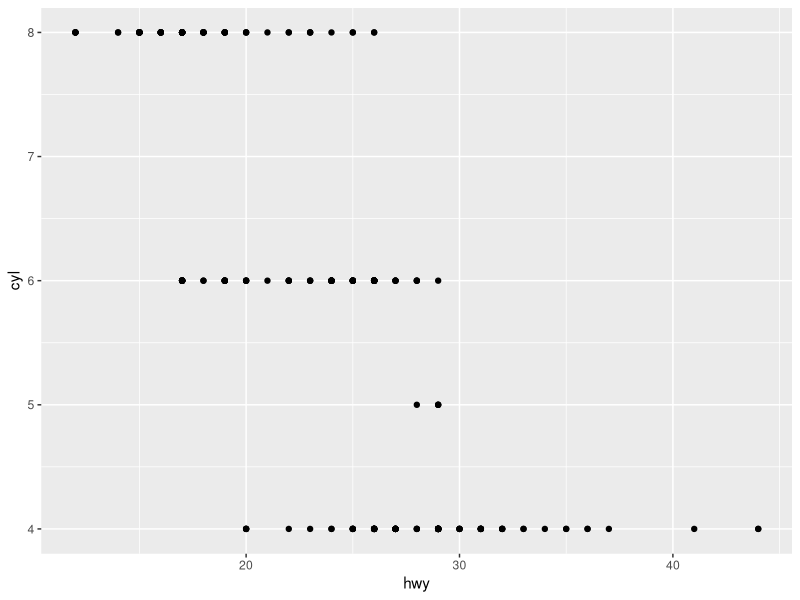
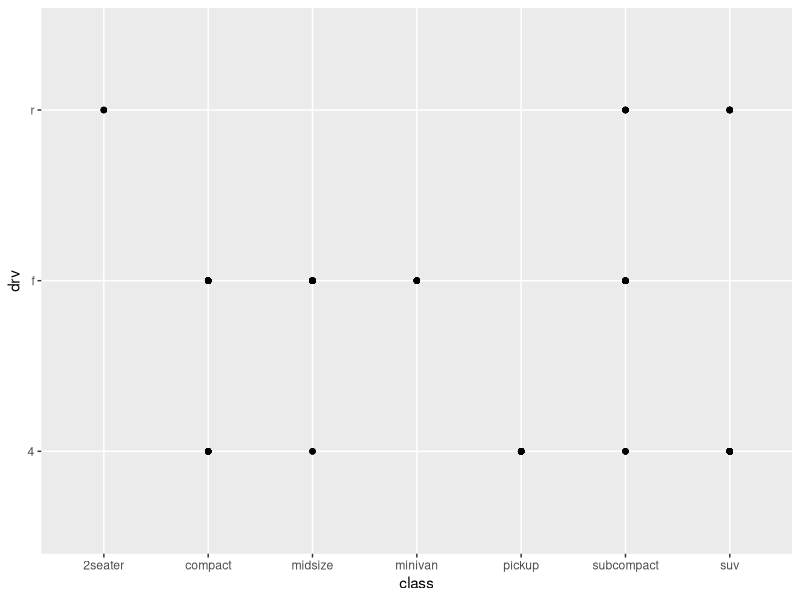
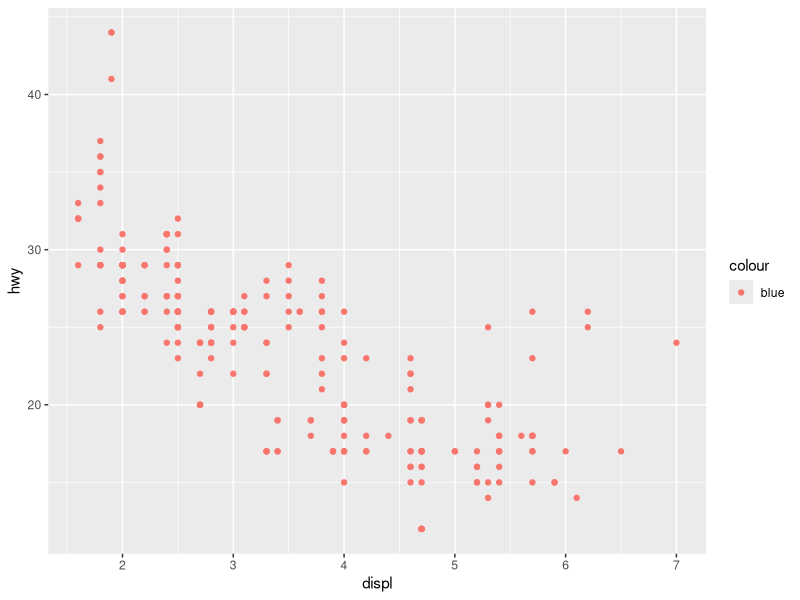
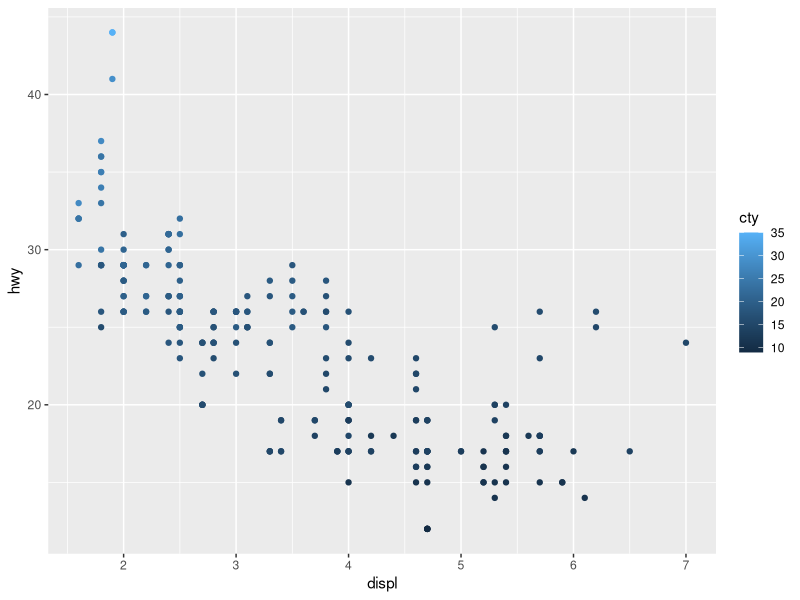
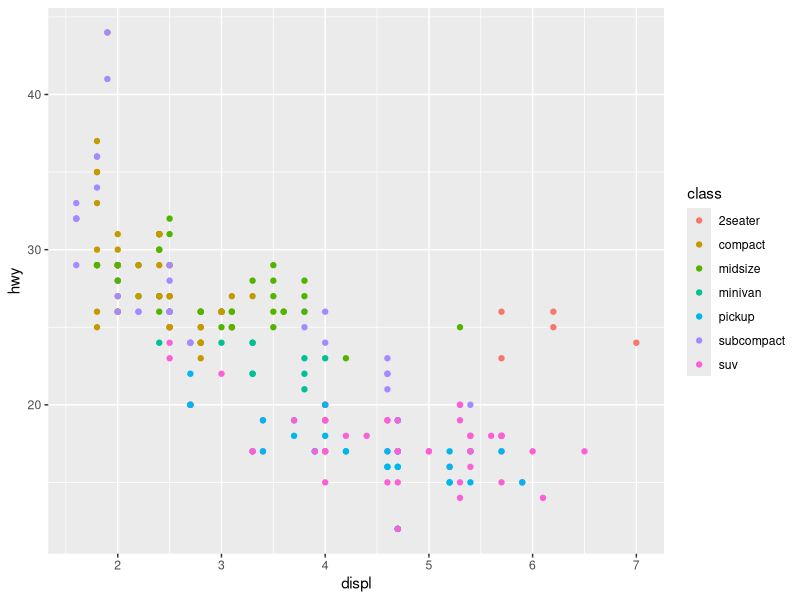
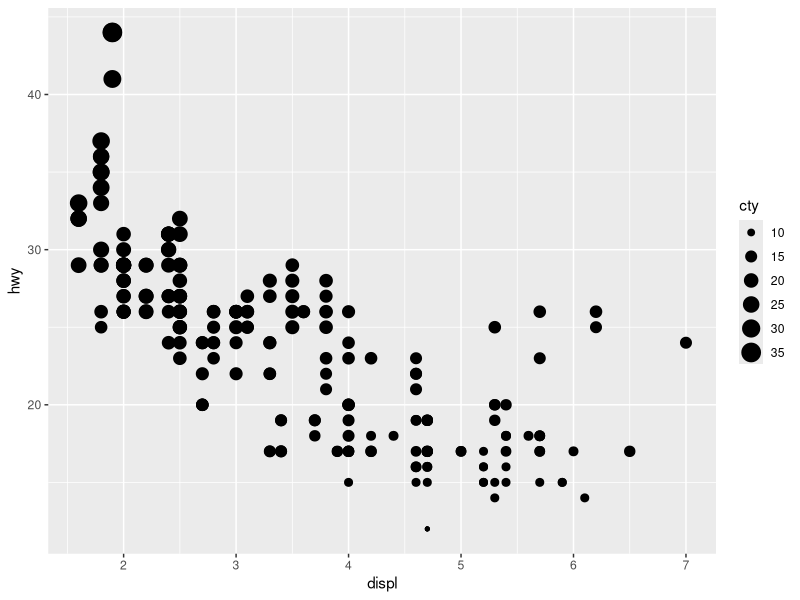
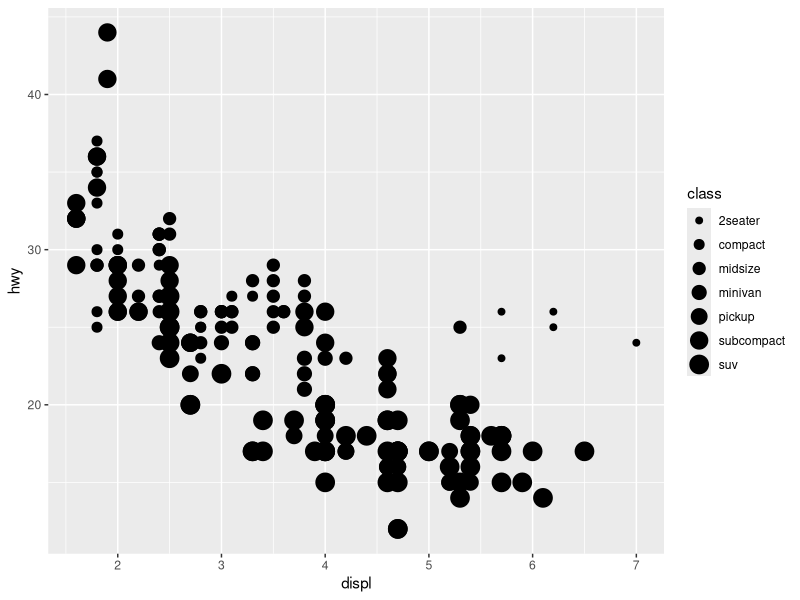
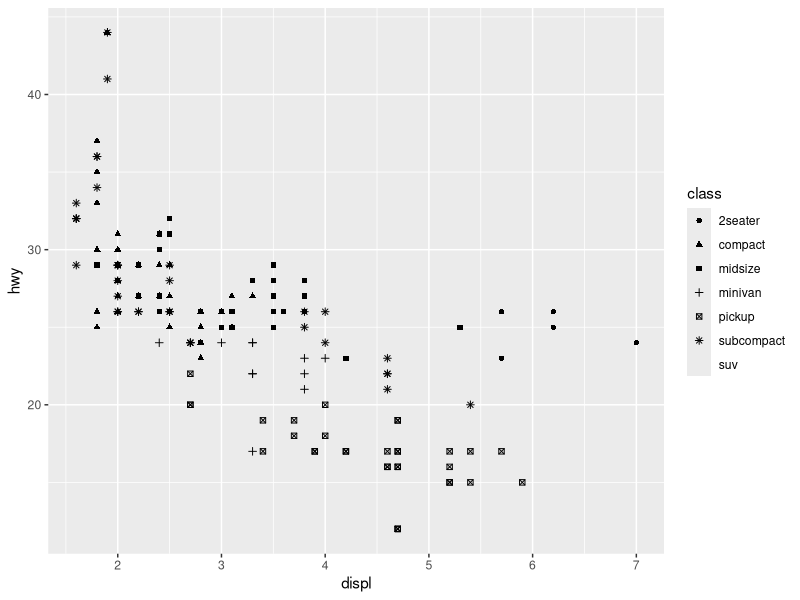

R code for these plots, in order:
## ---- chunk 1
knitr::opts_chunk$set(echo = TRUE, message=FALSE, warning=FALSE)
## ---- chunk 2
library(tidyverse)
nrow(mpg)
ncol(mpg)
## ---- chunk 3
?mpg
## ---- chunk 4
ggplot(data = mpg) + 
  geom_point(mapping = aes(x = hwy, y = cyl))
## ---- chunk 5
ggplot(data = mpg) + 
  geom_point(mapping = aes(x = class, y = drv))
## ---- chunk 6
ggplot(data = mpg) + 
  geom_point(mapping = aes(x = displ, y = hwy, color = "blue"))
## ---- chunk 7
data(mpg)
?mpg
head(mpg, 20)
#str(mpg) #"fatal error": Why does running this always make my R session abort??

sapply(mpg,class) #apply the class function to the dataset mpg
## ---- chunk 8

#color + continuous
ggplot(data=mpg) + geom_point(mapping = aes(x = displ, y = hwy, color = cty))
#color + categorical
ggplot(data=mpg) + geom_point(mapping = aes(x = displ, y = hwy, color = class))
#size + continuous
ggplot(data=mpg) + geom_point(mapping = aes(x = displ, y = hwy, size = cty))
#size + categorical
ggplot(data=mpg) + geom_point(mapping = aes(x = displ, y = hwy, size = class))
#shape + continuous
#ggplot(data=mpg) + geom_point(mapping = aes(x = displ, y = hwy, shape = cty))
#shape + categorical
ggplot(data=mpg) + geom_point(mapping = aes(x = displ, y = hwy, shape = class))

## ---- chunk 9

#mapping a variable to multiple aesthetics
ggplot(data=mpg) + geom_point(mapping = aes(x = displ, y = hwy, color = class,
                                                                size = class,
                                                                shape = class))

## ---- chunk 10

?geom_point

ggplot(data=mpg) + geom_point(mapping = aes(x = displ, y = hwy, shape = class, stroke = 5))
ggplot(data=mpg) + geom_point(mapping = aes(x = displ, y = hwy, shape = class, stroke = .1))


## ---- chunk 11

ggplot(data=mpg) + geom_point(mapping = aes(x = displ, y = hwy, colour = displ))
ggplot(data=mpg) + geom_point(mapping = aes(x = displ, y = hwy, colour = displ < 5))

## ---- chunk 12

ggplot(data = mpg) + 
    geom_point(mapping = aes(x = displ, y = hwy)) + 
    facet_wrap(~ class, nrow = 2)
## ---- chunk 13
?facet_wrap
## ---- chunk 14
 ggplot(data = mpg, mapping = aes(x = displ, y = hwy, color = drv)) + 
  geom_point() + 
  geom_smooth(se = FALSE)
## ---- chunk 15
    ggplot(data = mpg, mapping = aes(x = displ, y = hwy)) + 
              geom_point() + 
              geom_smooth()
    
    ggplot() + 
      geom_point(data = mpg, mapping = aes(x = displ, y = hwy)) + 
      geom_smooth(data = mpg, mapping = aes(x = displ, y = hwy))
## ---- chunk 16
ggplot(data = diamonds) + 
  geom_bar(mapping = aes(x = cut, y = ..prop.., group = 1))

?geom_bar

